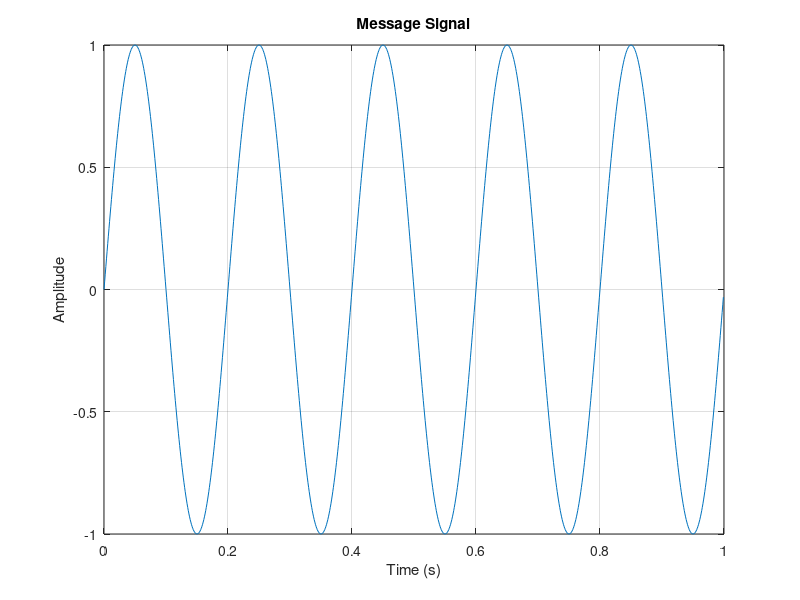
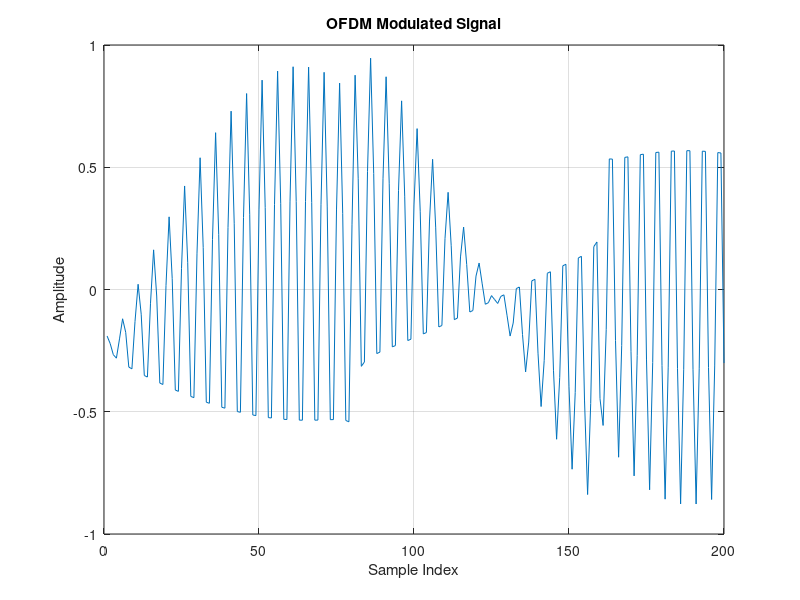
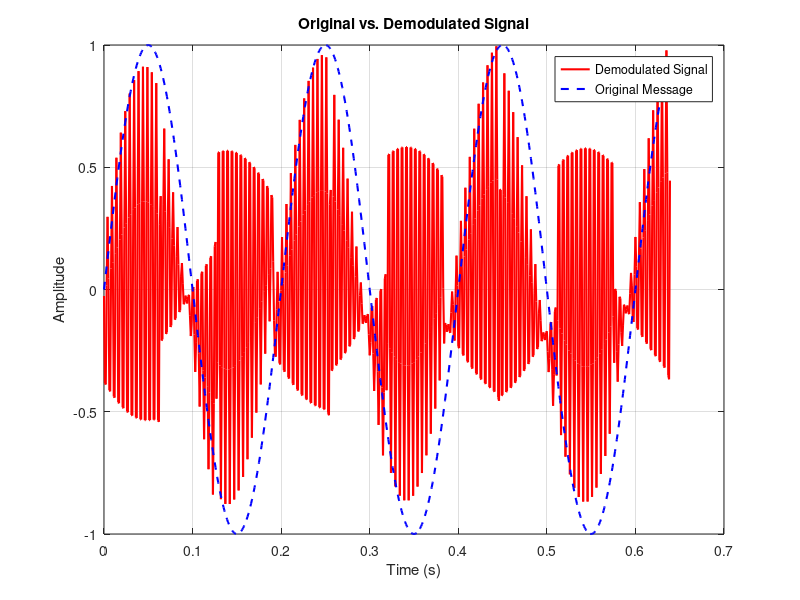

Write the MATLAB code that produced these figures, in order.
clc;
clear;
close all;

%% Parameters
N = 64;                % Number of subcarriers
Ncp = 16;              % Cyclic prefix length
Fs = 1000;             % Sampling frequency (Hz)
T = 1/Fs;              % Sampling period
t = (0:1/Fs:1-1/Fs)';  % Time vector for one symbol
numSymbols = 10;       % Number of OFDM symbols

%% Generate Message Signal
message = sin(2*pi*5*t); % Example message signal (sine wave)

% Plot message signal
figure;
plot(t, message);
title('Message Signal');
xlabel('Time (s)');
ylabel('Amplitude');
grid on;

%% OFDM Modulation
% Reshape message into N subcarriers per OFDM symbol
message_trimmed = message(1:numSymbols*N); % Trim to fit symbol count
msg_blocks = reshape(message_trimmed, N, []); % Divide into blocks

% Perform FFT on each block (modulation in frequency domain)
ofdm_freq = fft(msg_blocks, N);

% Add cyclic prefix
cyclic_prefix = ofdm_freq(end-Ncp+1:end, :);
ofdm_with_cp = [cyclic_prefix; ofdm_freq];

% Convert back to time domain
modulated_signal = ifft(ofdm_with_cp, [], 1); % Time domain signal
modulated_signal = modulated_signal(:); % Flatten to single vector

% Plot modulated signal
figure;
plot(real(modulated_signal(1:200)));
title('OFDM Modulated Signal');
xlabel('Sample Index');
ylabel('Amplitude');
grid on;

%% OFDM Demodulation
% Reshape received signal into blocks
received_signal = reshape(modulated_signal, N+Ncp, []);
received_blocks = received_signal(Ncp+1:end, :); % Remove cyclic prefix

% Perform FFT on each block (demodulation in frequency domain)
received_freq = fft(received_blocks, N);

% Convert back to time domain
demodulated_blocks = ifft(received_freq, N);
demodulated_signal = real(demodulated_blocks(:)); % Flatten to single vector

% Trim to match original message length
demodulated_signal = demodulated_signal(1:length(message_trimmed));

% Plot demodulated signal
figure;
plot(t(1:length(demodulated_signal)), demodulated_signal, 'r', 'LineWidth', 1.5);
hold on;
plot(t(1:length(message_trimmed)), message_trimmed, 'b--', 'LineWidth', 1.5);
title('Original vs. Demodulated Signal');
xlabel('Time (s)');
ylabel('Amplitude');
legend('Demodulated Signal', 'Original Message');
grid on;
